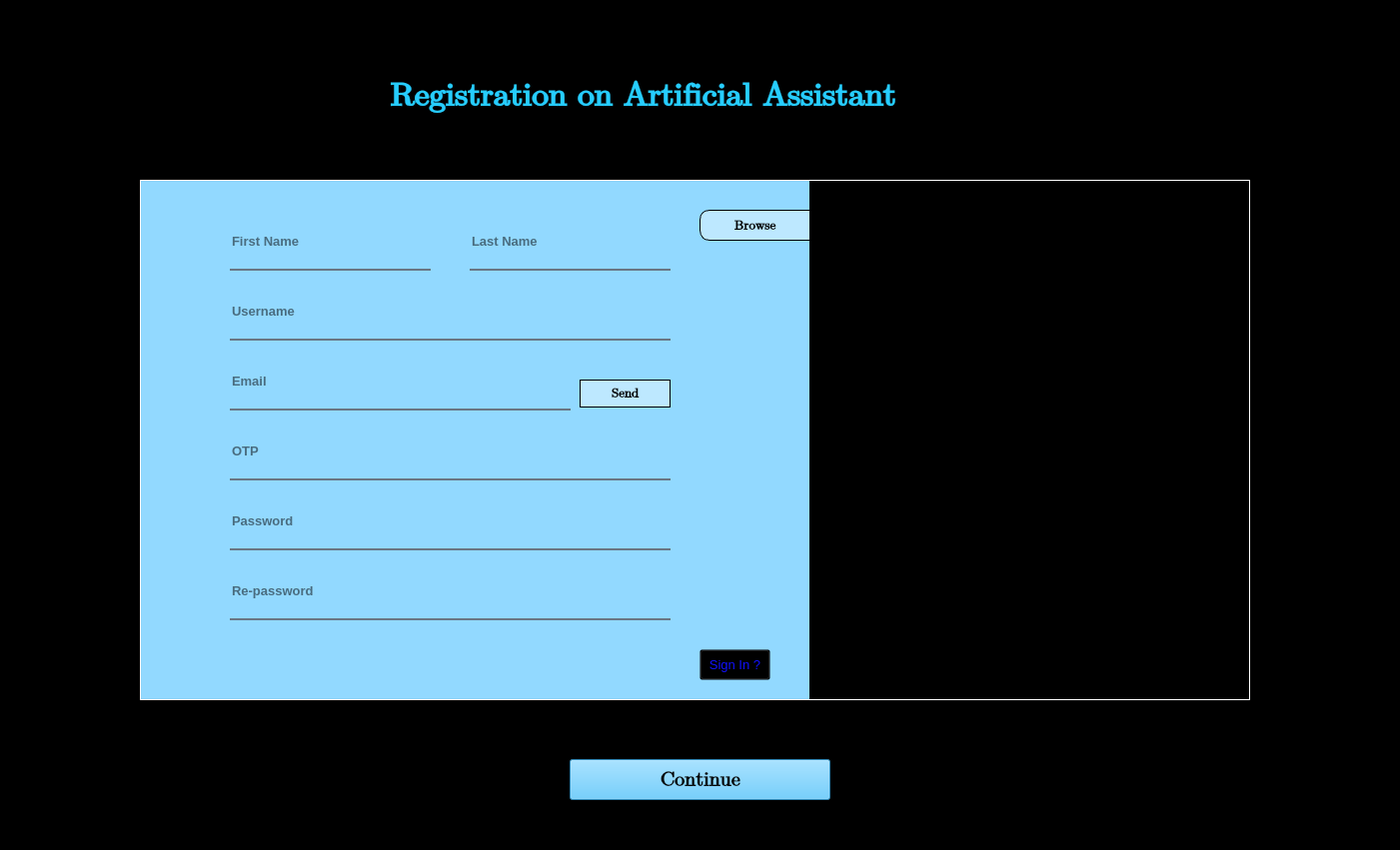
<?xml version="1.0" encoding="UTF-8"?>
<ui version="4.0">
 <class>registration</class>
 <widget class="QMainWindow" name="registration">
  <property name="geometry">
   <rect>
    <x>0</x>
    <y>0</y>
    <width>1401</width>
    <height>851</height>
   </rect>
  </property>
  <property name="windowTitle">
   <string>MainWindow</string>
  </property>
  <property name="styleSheet">
   <string notr="true">background-color: rgb(0, 0, 0);</string>
  </property>
  <widget class="QWidget" name="centralwidget">
   <widget class="QLabel" name="label">
    <property name="geometry">
     <rect>
      <x>140</x>
      <y>180</y>
      <width>671</width>
      <height>521</height>
     </rect>
    </property>
    <property name="styleSheet">
     <string notr="true">background-color: rgb(146, 217, 255);
border:1px solid rgb(255,255,255);
border-right:none</string>
    </property>
    <property name="text">
     <string/>
    </property>
   </widget>
   <widget class="QLabel" name="label_2">
    <property name="geometry">
     <rect>
      <x>390</x>
      <y>60</y>
      <width>651</width>
      <height>71</height>
     </rect>
    </property>
    <property name="font">
     <font>
      <family>Cambria Math</family>
      <pointsize>25</pointsize>
      <weight>75</weight>
      <bold>true</bold>
     </font>
    </property>
    <property name="styleSheet">
     <string notr="true">color: rgb(38, 205, 255);</string>
    </property>
    <property name="text">
     <string>Registration on Artificial Assistant</string>
    </property>
   </widget>
   <widget class="QLineEdit" name="lineEdit">
    <property name="geometry">
     <rect>
      <x>230</x>
      <y>220</y>
      <width>201</width>
      <height>51</height>
     </rect>
    </property>
    <property name="font">
     <font>
      <pointsize>10</pointsize>
      <weight>75</weight>
      <bold>true</bold>
     </font>
    </property>
    <property name="styleSheet">
     <string notr="true">background-color:rgba(0,0,0,0);
border:none;
border-bottom:2px solid rgba(105,118,132,255);
color: rgb(0, 0, 0);
padding-bottom:7px;</string>
    </property>
    <property name="echoMode">
     <enum>QLineEdit::Normal</enum>
    </property>
    <property name="cursorPosition">
     <number>0</number>
    </property>
    <property name="alignment">
     <set>Qt::AlignLeading|Qt::AlignLeft|Qt::AlignVCenter</set>
    </property>
    <property name="dragEnabled">
     <bool>false</bool>
    </property>
    <property name="readOnly">
     <bool>false</bool>
    </property>
    <property name="placeholderText">
     <string extracomment="Enter your username">First Name</string>
    </property>
    <property name="cursorMoveStyle">
     <enum>Qt::VisualMoveStyle</enum>
    </property>
    <property name="clearButtonEnabled">
     <bool>false</bool>
    </property>
   </widget>
   <widget class="QLineEdit" name="lineEdit_2">
    <property name="geometry">
     <rect>
      <x>470</x>
      <y>220</y>
      <width>201</width>
      <height>51</height>
     </rect>
    </property>
    <property name="font">
     <font>
      <pointsize>10</pointsize>
      <weight>75</weight>
      <bold>true</bold>
     </font>
    </property>
    <property name="styleSheet">
     <string notr="true">background-color:rgba(0,0,0,0);
border:none;
border-bottom:2px solid rgba(105,118,132,255);
color: rgb(0, 0, 0);
padding-bottom:7px;</string>
    </property>
    <property name="echoMode">
     <enum>QLineEdit::Normal</enum>
    </property>
    <property name="cursorPosition">
     <number>0</number>
    </property>
    <property name="alignment">
     <set>Qt::AlignLeading|Qt::AlignLeft|Qt::AlignVCenter</set>
    </property>
    <property name="dragEnabled">
     <bool>false</bool>
    </property>
    <property name="readOnly">
     <bool>false</bool>
    </property>
    <property name="placeholderText">
     <string extracomment="Enter your username">Last Name</string>
    </property>
    <property name="cursorMoveStyle">
     <enum>Qt::VisualMoveStyle</enum>
    </property>
    <property name="clearButtonEnabled">
     <bool>false</bool>
    </property>
   </widget>
   <widget class="QLabel" name="label_3">
    <property name="geometry">
     <rect>
      <x>810</x>
      <y>180</y>
      <width>441</width>
      <height>521</height>
     </rect>
    </property>
    <property name="styleSheet">
     <string notr="true">border:1px solid rgb(255,255,255);
border-left:none;</string>
    </property>
    <property name="text">
     <string/>
    </property>
    <property name="scaledContents">
     <bool>true</bool>
    </property>
    <property name="alignment">
     <set>Qt::AlignCenter</set>
    </property>
   </widget>
   <widget class="QLineEdit" name="lineEdit_3">
    <property name="geometry">
     <rect>
      <x>230</x>
      <y>290</y>
      <width>441</width>
      <height>51</height>
     </rect>
    </property>
    <property name="font">
     <font>
      <pointsize>10</pointsize>
      <weight>75</weight>
      <bold>true</bold>
     </font>
    </property>
    <property name="styleSheet">
     <string notr="true">background-color:rgba(0,0,0,0);
border:none;
border-bottom:2px solid rgba(105,118,132,255);
color: rgb(0, 0, 0);
padding-bottom:7px;</string>
    </property>
    <property name="echoMode">
     <enum>QLineEdit::Normal</enum>
    </property>
    <property name="cursorPosition">
     <number>0</number>
    </property>
    <property name="alignment">
     <set>Qt::AlignLeading|Qt::AlignLeft|Qt::AlignVCenter</set>
    </property>
    <property name="dragEnabled">
     <bool>false</bool>
    </property>
    <property name="readOnly">
     <bool>false</bool>
    </property>
    <property name="placeholderText">
     <string extracomment="Enter your username">Username</string>
    </property>
    <property name="cursorMoveStyle">
     <enum>Qt::VisualMoveStyle</enum>
    </property>
    <property name="clearButtonEnabled">
     <bool>false</bool>
    </property>
   </widget>
   <widget class="QLineEdit" name="lineEdit_4">
    <property name="geometry">
     <rect>
      <x>230</x>
      <y>360</y>
      <width>341</width>
      <height>51</height>
     </rect>
    </property>
    <property name="font">
     <font>
      <pointsize>10</pointsize>
      <weight>75</weight>
      <bold>true</bold>
     </font>
    </property>
    <property name="styleSheet">
     <string notr="true">background-color:rgba(0,0,0,0);
border:none;
border-bottom:2px solid rgba(105,118,132,255);
color: rgb(0, 0, 0);
padding-bottom:7px;</string>
    </property>
    <property name="echoMode">
     <enum>QLineEdit::Normal</enum>
    </property>
    <property name="cursorPosition">
     <number>0</number>
    </property>
    <property name="alignment">
     <set>Qt::AlignLeading|Qt::AlignLeft|Qt::AlignVCenter</set>
    </property>
    <property name="dragEnabled">
     <bool>false</bool>
    </property>
    <property name="readOnly">
     <bool>false</bool>
    </property>
    <property name="placeholderText">
     <string extracomment="Enter your username">Email</string>
    </property>
    <property name="cursorMoveStyle">
     <enum>Qt::VisualMoveStyle</enum>
    </property>
    <property name="clearButtonEnabled">
     <bool>false</bool>
    </property>
   </widget>
   <widget class="QLineEdit" name="lineEdit_5">
    <property name="geometry">
     <rect>
      <x>230</x>
      <y>430</y>
      <width>441</width>
      <height>51</height>
     </rect>
    </property>
    <property name="font">
     <font>
      <pointsize>10</pointsize>
      <weight>75</weight>
      <bold>true</bold>
     </font>
    </property>
    <property name="styleSheet">
     <string notr="true">background-color:rgba(0,0,0,0);
border:none;
border-bottom:2px solid rgba(105,118,132,255);
color: rgb(0, 0, 0);
padding-bottom:7px;</string>
    </property>
    <property name="echoMode">
     <enum>QLineEdit::Normal</enum>
    </property>
    <property name="cursorPosition">
     <number>0</number>
    </property>
    <property name="alignment">
     <set>Qt::AlignLeading|Qt::AlignLeft|Qt::AlignVCenter</set>
    </property>
    <property name="dragEnabled">
     <bool>false</bool>
    </property>
    <property name="readOnly">
     <bool>false</bool>
    </property>
    <property name="placeholderText">
     <string extracomment="Enter your username">OTP</string>
    </property>
    <property name="cursorMoveStyle">
     <enum>Qt::VisualMoveStyle</enum>
    </property>
    <property name="clearButtonEnabled">
     <bool>false</bool>
    </property>
   </widget>
   <widget class="QLineEdit" name="lineEdit_6">
    <property name="geometry">
     <rect>
      <x>230</x>
      <y>500</y>
      <width>441</width>
      <height>51</height>
     </rect>
    </property>
    <property name="font">
     <font>
      <pointsize>10</pointsize>
      <weight>75</weight>
      <bold>true</bold>
     </font>
    </property>
    <property name="styleSheet">
     <string notr="true">background-color:rgba(0,0,0,0);
border:none;
border-bottom:2px solid rgba(105,118,132,255);
color: rgb(0, 0, 0);
padding-bottom:7px;</string>
    </property>
    <property name="text">
     <string/>
    </property>
    <property name="echoMode">
     <enum>QLineEdit::Password</enum>
    </property>
    <property name="cursorPosition">
     <number>0</number>
    </property>
    <property name="alignment">
     <set>Qt::AlignLeading|Qt::AlignLeft|Qt::AlignVCenter</set>
    </property>
    <property name="dragEnabled">
     <bool>false</bool>
    </property>
    <property name="readOnly">
     <bool>false</bool>
    </property>
    <property name="placeholderText">
     <string extracomment="Enter your username">Password</string>
    </property>
    <property name="cursorMoveStyle">
     <enum>Qt::VisualMoveStyle</enum>
    </property>
    <property name="clearButtonEnabled">
     <bool>false</bool>
    </property>
   </widget>
   <widget class="QLineEdit" name="lineEdit_7">
    <property name="geometry">
     <rect>
      <x>230</x>
      <y>570</y>
      <width>441</width>
      <height>51</height>
     </rect>
    </property>
    <property name="font">
     <font>
      <pointsize>10</pointsize>
      <weight>75</weight>
      <bold>true</bold>
     </font>
    </property>
    <property name="styleSheet">
     <string notr="true">background-color:rgba(0,0,0,0);
border:none;
border-bottom:2px solid rgba(105,118,132,255);
color: rgb(0, 0, 0);
padding-bottom:7px;</string>
    </property>
    <property name="echoMode">
     <enum>QLineEdit::Password</enum>
    </property>
    <property name="cursorPosition">
     <number>0</number>
    </property>
    <property name="alignment">
     <set>Qt::AlignLeading|Qt::AlignLeft|Qt::AlignVCenter</set>
    </property>
    <property name="dragEnabled">
     <bool>false</bool>
    </property>
    <property name="readOnly">
     <bool>false</bool>
    </property>
    <property name="placeholderText">
     <string extracomment="Enter your username">Re-password</string>
    </property>
    <property name="cursorMoveStyle">
     <enum>Qt::VisualMoveStyle</enum>
    </property>
    <property name="clearButtonEnabled">
     <bool>false</bool>
    </property>
   </widget>
   <widget class="QPushButton" name="pushButton_2">
    <property name="geometry">
     <rect>
      <x>700</x>
      <y>210</y>
      <width>111</width>
      <height>31</height>
     </rect>
    </property>
    <property name="font">
     <font>
      <family>Cambria Math</family>
      <pointsize>10</pointsize>
      <weight>75</weight>
      <bold>true</bold>
     </font>
    </property>
    <property name="styleSheet">
     <string notr="true">background-color:rgba(255,255,255,100);
border-top-left-radius:10px;
border-bottom-left-radius:10px;
border:1px solid rgb(0,0,0)</string>
    </property>
    <property name="text">
     <string>Browse</string>
    </property>
   </widget>
   <widget class="QPushButton" name="pushButton_3">
    <property name="geometry">
     <rect>
      <x>570</x>
      <y>760</y>
      <width>261</width>
      <height>41</height>
     </rect>
    </property>
    <property name="font">
     <font>
      <family>Cambria Math</family>
      <pointsize>15</pointsize>
      <weight>75</weight>
      <bold>true</bold>
     </font>
    </property>
    <property name="styleSheet">
     <string notr="true">background-color: rgb(69, 190, 255);</string>
    </property>
    <property name="text">
     <string>Continue</string>
    </property>
   </widget>
   <widget class="QLabel" name="label_4">
    <property name="geometry">
     <rect>
      <x>230</x>
      <y>270</y>
      <width>201</width>
      <height>21</height>
     </rect>
    </property>
    <property name="font">
     <font>
      <pointsize>9</pointsize>
     </font>
    </property>
    <property name="styleSheet">
     <string notr="true">background-color:rgba(0,0,0,0);
color: rgb(255, 0, 0);</string>
    </property>
    <property name="text">
     <string/>
    </property>
   </widget>
   <widget class="QLabel" name="label_5">
    <property name="geometry">
     <rect>
      <x>470</x>
      <y>270</y>
      <width>201</width>
      <height>21</height>
     </rect>
    </property>
    <property name="font">
     <font>
      <pointsize>9</pointsize>
     </font>
    </property>
    <property name="styleSheet">
     <string notr="true">background-color:rgba(0,0,0,0);
color: rgb(255, 0, 0);</string>
    </property>
    <property name="text">
     <string/>
    </property>
   </widget>
   <widget class="QLabel" name="label_6">
    <property name="geometry">
     <rect>
      <x>230</x>
      <y>340</y>
      <width>441</width>
      <height>21</height>
     </rect>
    </property>
    <property name="font">
     <font>
      <pointsize>9</pointsize>
     </font>
    </property>
    <property name="styleSheet">
     <string notr="true">background-color:rgba(0,0,0,0);
color: rgb(255, 0, 0);</string>
    </property>
    <property name="text">
     <string/>
    </property>
   </widget>
   <widget class="QLabel" name="label_7">
    <property name="geometry">
     <rect>
      <x>230</x>
      <y>410</y>
      <width>341</width>
      <height>21</height>
     </rect>
    </property>
    <property name="font">
     <font>
      <pointsize>9</pointsize>
     </font>
    </property>
    <property name="styleSheet">
     <string notr="true">background-color:rgba(0,0,0,0);
color: rgb(255, 0, 0);</string>
    </property>
    <property name="text">
     <string/>
    </property>
   </widget>
   <widget class="QLabel" name="label_8">
    <property name="geometry">
     <rect>
      <x>230</x>
      <y>480</y>
      <width>441</width>
      <height>21</height>
     </rect>
    </property>
    <property name="font">
     <font>
      <pointsize>9</pointsize>
     </font>
    </property>
    <property name="styleSheet">
     <string notr="true">background-color:rgba(0,0,0,0);
color: rgb(255, 0, 0);</string>
    </property>
    <property name="text">
     <string/>
    </property>
   </widget>
   <widget class="QLabel" name="label_9">
    <property name="geometry">
     <rect>
      <x>230</x>
      <y>550</y>
      <width>441</width>
      <height>21</height>
     </rect>
    </property>
    <property name="font">
     <font>
      <pointsize>9</pointsize>
     </font>
    </property>
    <property name="styleSheet">
     <string notr="true">background-color:rgba(0,0,0,0);
color: rgb(255, 0, 0);</string>
    </property>
    <property name="text">
     <string/>
    </property>
   </widget>
   <widget class="QLabel" name="label_10">
    <property name="geometry">
     <rect>
      <x>230</x>
      <y>620</y>
      <width>441</width>
      <height>21</height>
     </rect>
    </property>
    <property name="font">
     <font>
      <pointsize>9</pointsize>
     </font>
    </property>
    <property name="styleSheet">
     <string notr="true">background-color:rgba(0,0,0,0);
color: rgb(255, 0, 0);</string>
    </property>
    <property name="text">
     <string/>
    </property>
   </widget>
   <widget class="QPushButton" name="pushButton_4">
    <property name="geometry">
     <rect>
      <x>700</x>
      <y>650</y>
      <width>71</width>
      <height>31</height>
     </rect>
    </property>
    <property name="font">
     <font>
      <pointsize>10</pointsize>
     </font>
    </property>
    <property name="styleSheet">
     <string notr="true">background-color:rgba(0,0,0,0);
color: rgb(16, 16, 255);</string>
    </property>
    <property name="text">
     <string>Sign In ?</string>
    </property>
   </widget>
   <widget class="QLabel" name="label_11">
    <property name="geometry">
     <rect>
      <x>900</x>
      <y>330</y>
      <width>261</width>
      <height>221</height>
     </rect>
    </property>
    <property name="text">
     <string/>
    </property>
    <property name="pixmap">
     <pixmap>images/defaultperson.jpg</pixmap>
    </property>
    <property name="scaledContents">
     <bool>true</bool>
    </property>
   </widget>
   <widget class="QFrame" name="frame">
    <property name="geometry">
     <rect>
      <x>580</x>
      <y>380</y>
      <width>91</width>
      <height>31</height>
     </rect>
    </property>
    <property name="maximumSize">
     <size>
      <width>16777215</width>
      <height>16777215</height>
     </size>
    </property>
    <property name="styleSheet">
     <string notr="true">background-color:rgba(0,0,0,0);</string>
    </property>
    <property name="frameShape">
     <enum>QFrame::StyledPanel</enum>
    </property>
    <property name="frameShadow">
     <enum>QFrame::Raised</enum>
    </property>
    <widget class="QPushButton" name="pushButton">
     <property name="geometry">
      <rect>
       <x>0</x>
       <y>0</y>
       <width>91</width>
       <height>28</height>
      </rect>
     </property>
     <property name="font">
      <font>
       <family>Cambria Math</family>
       <pointsize>10</pointsize>
       <weight>75</weight>
       <bold>true</bold>
      </font>
     </property>
     <property name="styleSheet">
      <string notr="true">background-color:rgba(255,255,255,100);
border:1px solid rgb(0,0,0);</string>
     </property>
     <property name="text">
      <string>Send</string>
     </property>
    </widget>
   </widget>
   <widget class="QFrame" name="frame_2">
    <property name="geometry">
     <rect>
      <x>580</x>
      <y>380</y>
      <width>0</width>
      <height>31</height>
     </rect>
    </property>
    <property name="styleSheet">
     <string notr="true">background-color:rgb(0,0,0,0);</string>
    </property>
    <property name="frameShape">
     <enum>QFrame::StyledPanel</enum>
    </property>
    <property name="frameShadow">
     <enum>QFrame::Raised</enum>
    </property>
    <widget class="QFrame" name="frame_3">
     <property name="geometry">
      <rect>
       <x>0</x>
       <y>0</y>
       <width>0</width>
       <height>31</height>
      </rect>
     </property>
     <property name="frameShape">
      <enum>QFrame::StyledPanel</enum>
     </property>
     <property name="frameShadow">
      <enum>QFrame::Raised</enum>
     </property>
     <widget class="QLabel" name="label_12">
      <property name="geometry">
       <rect>
        <x>0</x>
        <y>0</y>
        <width>111</width>
        <height>31</height>
       </rect>
      </property>
      <property name="font">
       <font>
        <pointsize>10</pointsize>
        <weight>50</weight>
        <bold>false</bold>
       </font>
      </property>
      <property name="styleSheet">
       <string notr="true">color: rgb(102, 102, 102);</string>
      </property>
      <property name="text">
       <string>Resend 30 sec</string>
      </property>
     </widget>
    </widget>
    <widget class="QFrame" name="frame_4">
     <property name="geometry">
      <rect>
       <x>0</x>
       <y>0</y>
       <width>0</width>
       <height>31</height>
      </rect>
     </property>
     <property name="frameShape">
      <enum>QFrame::StyledPanel</enum>
     </property>
     <property name="frameShadow">
      <enum>QFrame::Raised</enum>
     </property>
     <widget class="QPushButton" name="pushButton_5">
      <property name="geometry">
       <rect>
        <x>0</x>
        <y>0</y>
        <width>91</width>
        <height>28</height>
       </rect>
      </property>
      <property name="font">
       <font>
        <pointsize>10</pointsize>
       </font>
      </property>
      <property name="styleSheet">
       <string notr="true">color: rgb(13, 138, 17);
border:none;</string>
      </property>
      <property name="text">
       <string>Resend</string>
      </property>
     </widget>
    </widget>
   </widget>
  </widget>
 </widget>
 <resources/>
 <connections/>
</ui>
